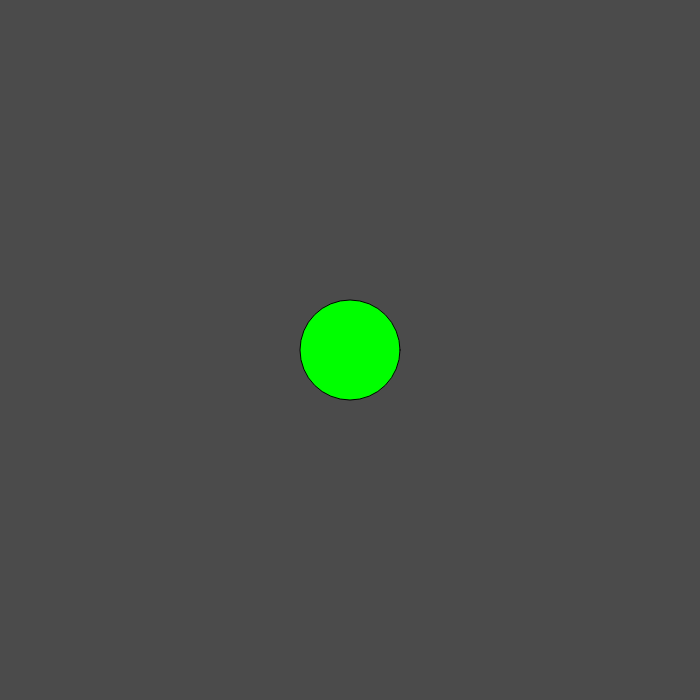
Frame 1 (no input)
Frame 60 (no input): identical to frame 1, image omitted
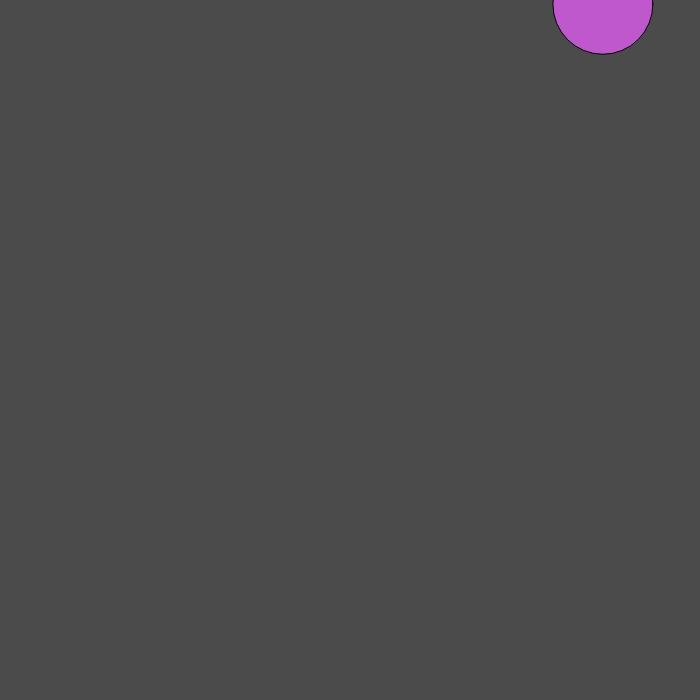
Frame 120 (the mouse pressed at the canvas centre since frame 60)

The p5.js sketch that drew these frames (run headless with seeded random() and noise() and a simulated clock; from frame 60 on, the mouse is pressed at the canvas centre):

// p5.js sketch
// ── sketch.js
/*
	<><><><><><><><><><><><><><><><><><><>
	<>	FUN W/ CONDITIONALS & RANDOM	<>
	<>				by Ian Pokorny		<>
	<><><><><><><><><><><><><><><><><><><>
	* Click mouse to change	ellipse fill & movement
*/

//GLOBAL VARIABLE DECLARATION

//ellipse variables
let x = 0;
let y = 0;
let xMove = 0;
let yMove = 0;

//fill color variables
let r = 0;
let g = 255;
let b = 0;

function setup()
{
	createCanvas(700, 700);
	
	//start ellipse at center of canvas
	x = width / 2;
	y = height / 2;
}

function draw()
{
	background(75);
	fill(r, g, b);
	ellipse(x, y, 100, 100);
	
	//increment X & Y location based on Move amount
	x += xMove; //same as: x = x + xMove
	y += yMove;	//same as: y = y + yMove

    // has the X or Y position gone beyond the bounds
    // If so, reverse direction

    // OR: ||
    // AND = &&
    // EQUALITY: ==
    // GREATER THAN: >
    // GREATER THAN or equal to: >=
    // LESS THAN: <
    // LESS THAN or equal to: <=
    // NOT EQUAL: !=

    if (x >= width || x <= 0)
    {
        xMove = -xMove;
    }
    if (y >= height || y <= 0)
    {
        yMove = -yMove;
    }
}

function mousePressed()
{
    xMove = random(-10, 10);
    yMove = random (-10, 10);

    r = random(255);
    g = random(255);
    b = random(255);

    // print values to the console
    print ("x: " + x + " y: " + y + " xMove: " + xMove + " yMove: " + yMove);
}
